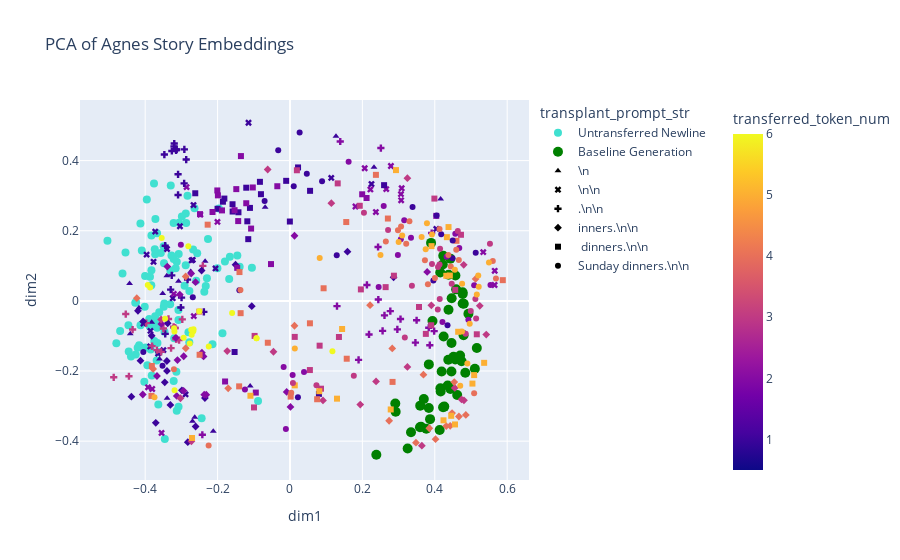

The notebook cell this image was saved under:
### Code cell
# carry out pca on embeddings using sklearn
reducer = PCA(n_components=2)
embeddings_reduced = reducer.fit_transform(embeddings)
print(embeddings_reduced.shape)

# visualize the embeddings using plotly
import plotly.express as px
import plotly.graph_objects as go

results_df["dim1"] = embeddings_reduced[:results_df.shape[0], 0]
results_df["dim2"] = embeddings_reduced[:results_df.shape[0], 1]
base_df["dim1"] = embeddings_reduced[results_df.shape[0]:neutral_start, 0]
base_df["dim2"] = embeddings_reduced[results_df.shape[0]:neutral_start, 1]
baseline_mean_x = base_df["dim1"].mean(axis=0)
baseline_mean_y = base_df["dim2"].mean(axis=0)
neutral_df["dim1"] = embeddings_reduced[neutral_start:, 0]
neutral_df["dim2"] = embeddings_reduced[neutral_start:, 1]
neutral_mean_x = neutral_df["dim1"].mean(axis=0)
neutral_mean_y = neutral_df["dim2"].mean(axis=0)

results_df["truncated_output"] = results_df["output"].str.slice(0,100)
results_df["transplant_prompt_str"] = results_df["transplant_prompt"].str.replace("\n", "\\n")

fig = px.scatter(
    results_df,
    x="dim1",
    y="dim2",
    hover_data=["transplant_prompt_str", "transferred_token_num"],
    title="PCA of Agnes Story Embeddings",
    color="transferred_token_num",
    symbol="transplant_prompt_str",
    symbol_sequence = ['circle', 'square', 'diamond', 'cross', 'x', 'triangle-up', 'pentagon', 'hexagon', 'octagon', 'star'],

)


fig.add_trace(go.Scatter(x=base_df["dim1"].to_list(), y=base_df["dim2"].to_list(), mode='markers', marker=dict(color='green', size=10), name='Baseline Generation'))


fig.update_layout(coloraxis_colorbar=dict(yanchor="top", y=1, x=100, xref="container"))

fig.update_traces(
    hovertemplate="<br>".join(
        ["Transplanted Prompt: %{customdata[0]}", "# of Transferred Tokens: %{customdata[1]}"]
    )
)

fig.add_trace(go.Scatter(x=neutral_df["dim1"].to_list(), y=neutral_df["dim2"].to_list(), mode='markers', marker=dict(color='turquoise', size=8), name='Untransferred Newline'))

fig.data = [fig.data[7],fig.data[6],fig.data[5],fig.data[4], fig.data[3],fig.data[2],fig.data[1],fig.data[0]]


fig.show()
